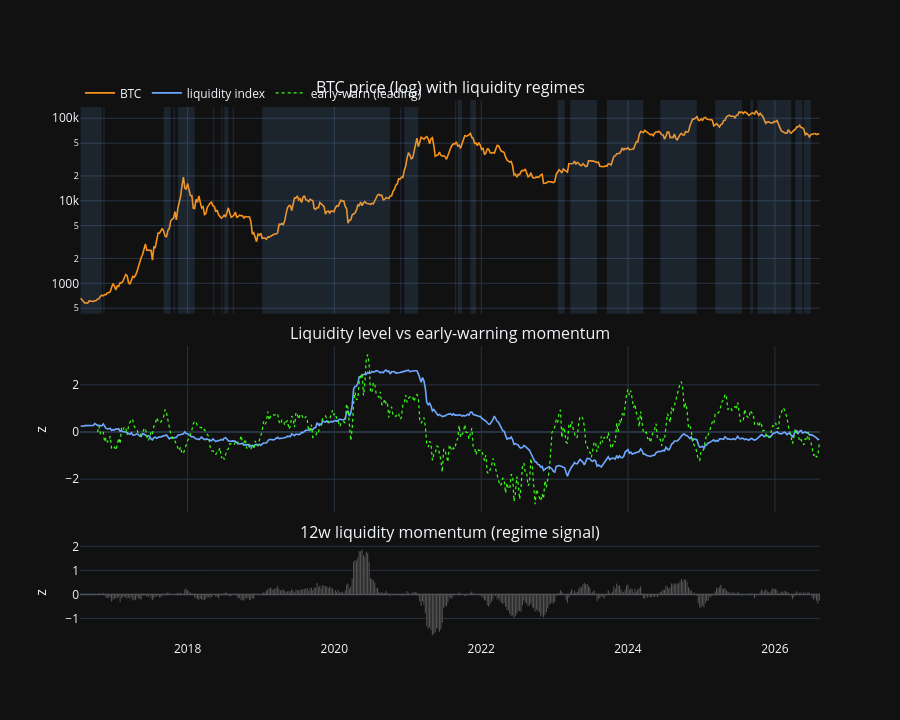

The cell this chart's notebook holds for it:
### Markdown cell above
## 10. Dashboard

Three stacked panels: BTC (log) with expanding-regime shading, the liquidity level
vs the early-warning momentum, and the 12-week liquidity momentum that defines the
regime. Plus a grouped bar of forward BTC log-returns by regime (mean ± IQR).

### Code cell
fig = make_subplots(
    rows=3, cols=1, shared_xaxes=True, vertical_spacing=0.06,
    row_heights=[0.45, 0.35, 0.20],
    subplot_titles=("BTC price (log) with liquidity regimes",
                    "Liquidity level vs early-warning momentum",
                    "12w liquidity momentum (regime signal)"),
)
fig.add_trace(go.Scatter(x=macro["date"], y=np.exp(macro["log_close"]), name="BTC",
                         line=dict(color="#f7931a", width=1.6)), row=1, col=1)
for s, e, r in spans:
    if r == 1:
        fig.add_vrect(x0=s, x1=e, fillcolor="rgba(110,168,255,0.12)",
                      line_width=0, row=1, col=1)
fig.add_trace(go.Scatter(x=macro["date"], y=macro["liq_index"], name="liquidity index",
                         line=dict(color="#6ea8ff", width=1.6)), row=2, col=1)
fig.add_trace(go.Scatter(x=macro["date"], y=macro["early_warn"], name="early-warn (leading)",
                         line=dict(color="#39ff14", width=1.2, dash="dot")), row=2, col=1)
fig.add_trace(go.Bar(x=macro["date"], y=macro["liq_mom"], name="liq momentum (12w)",
                     marker_color="#888", showlegend=False), row=3, col=1)
fig.add_hline(y=0, line_color="gray", line_width=0.5, row=3, col=1)
fig.update_layout(
    template="plotly_dark", height=720,
    legend=dict(orientation="h", y=1.04),
    yaxis_type="log", yaxis2=dict(title="z"), yaxis3=dict(title="z"),
)
fig.show()

### Figure 1 — Plotly figure (JSON) as saved in the notebook; plotly's stock layout.template omitted (floating-point values rounded to 4 significant figures; data arrays with more than 128 entries replaced by an {"elided": "..."} marker saying what was removed)
{"data": [{"line": {"color": "#f7931a", "width": 1.6}, "name": "BTC", "type": "scatter", "x": {"elided": "526 str values"}, "xaxis": "x", "y": {"elided": "526 float values"}, "yaxis": "y"}, {"line": {"color": "#6ea8ff", "width": 1.6}, "name": "liquidity index", "type": "scatter", "x": {"elided": "526 str values"}, "xaxis": "x2", "y": {"elided": "526 float values"}, "yaxis": "y2"}, {"line": {"color": "#39ff14", "dash": "dot", "width": 1.2}, "name": "early-warn (leading)", "type": "scatter", "x": {"elided": "526 str values"}, "xaxis": "x2", "y": {"elided": "526 float values"}, "yaxis": "y2"}, {"marker": {"color": "#888"}, "name": "liq momentum (12w)", "showlegend": false, "type": "bar", "x": {"elided": "526 str values"}, "xaxis": "x3", "y": {"elided": "526 float values"}, "yaxis": "y3"}], "layout": {"annotations": [{"font": {"size": 16}, "showarrow": false, "text": "BTC price (log) with liquidity regimes", "x": 0.5, "xanchor": "center", "xref": "paper", "y": 1, "yanchor": "bottom", "yref": "paper"}, {"font": {"size": 16}, "showarrow": false, "text": "Liquidity level vs early-warning momentum", "x": 0.5, "xanchor": "center", "xref": "paper", "y": 0.544, "yanchor": "bottom", "yref": "paper"}, {"font": {"size": 16}, "showarrow": false, "text": "12w liquidity momentum (regime signal)", "x": 0.5, "xanchor": "center", "xref": "paper", "y": 0.176, "yanchor": "bottom", "yref": "paper"}], "height": 720, "legend": {"orientation": "h", "y": 1.04}, "shapes": [{"fillcolor": "rgba(110,168,255,0.12)", "line": {"width": 0}, "type": "rect", "x0": "2016-07-18", "x1": "2016-10-31", "xref": "x", "y0": 0, "y1": 1, "yref": "y domain"}, {"fillcolor": "rgba(110,168,255,0.12)", "line": {"width": 0}, "type": "rect", "x0": "2016-11-07", "x1": "2016-11-14", "xref": "x", "y0": 0, "y1": 1, "yref": "y domain"}, {"fillcolor": "rgba(110,168,255,0.12)", "line": {"width": 0}, "type": "rect", "x0": "2017-09-04", "x1": "2017-10-09", "xref": "x", "y0": 0, "y1": 1, "yref": "y domain"}, {"fillcolor": "rgba(110,168,255,0.12)", "line": {"width": 0}, "type": "rect", "x0": "2017-10-23", "x1": "2017-10-30", "xref": "x", "y0": 0, "y1": 1, "yref": "y domain"}, {"fillcolor": "rgba(110,168,255,0.12)", "line": {"width": 0}, "type": "rect", "x0": "2017-11-13", "x1": "2018-02-05", "xref": "x", "y0": 0, "y1": 1, "yref": "y domain"}, {"fillcolor": "rgba(110,168,255,0.12)", "line": {"width": 0}, "type": "rect", "x0": "2018-05-07", "x1": "2018-05-14", "xref": "x", "y0": 0, "y1": 1, "yref": "y domain"}, {"fillcolor": "rgba(110,168,255,0.12)", "line": {"width": 0}, "type": "rect", "x0": "2018-06-18", "x1": "2018-06-25", "xref": "x", "y0": 0, "y1": 1, "yref": "y domain"}, {"fillcolor": "rgba(110,168,255,0.12)", "line": {"width": 0}, "type": "rect", "x0": "2018-07-02", "x1": "2018-07-23", "xref": "x", "y0": 0, "y1": 1, "yref": "y domain"}, {"fillcolor": "rgba(110,168,255,0.12)", "line": {"width": 0}, "type": "rect", "x0": "2018-08-13", "x1": "2018-08-20", "xref": "x", "y0": 0, "y1": 1, "yref": "y domain"}, {"fillcolor": "rgba(110,168,255,0.12)", "line": {"width": 0}, "type": "rect", "x0": "2019-01-07", "x1": "2020-10-05", "xref": "x", "y0": 0, "y1": 1, "yref": "y domain"}, {"fillcolor": "rgba(110,168,255,0.12)", "line": {"width": 0}, "type": "rect", "x0": "2020-11-23", "x1": "2020-11-30", "xref": "x", "y0": 0, "y1": 1, "yref": "y domain"}, {"fillcolor": "rgba(110,168,255,0.12)", "line": {"width": 0}, "type": "rect", "x0": "2020-12-14", "x1": "2021-02-22", "xref": "x", "y0": 0, "y1": 1, "yref": "y domain"}, {"fillcolor": "rgba(110,168,255,0.12)", "line": {"width": 0}, "type": "rect", "x0": "2021-08-23", "x1": "2021-08-30", "xref": "x", "y0": 0, "y1": 1, "yref": "y domain"}, {"fillcolor": "rgba(110,168,255,0.12)", "line": {"width": 0}, "type": "rect", "x0": "2021-09-06", "x1": "2021-09-27", "xref": "x", "y0": 0, "y1": 1, "yref": "y domain"}, {"fillcolor": "rgba(110,168,255,0.12)", "line": {"width": 0}, "type": "rect", "x0": "2021-11-08", "x1": "2021-12-06", "xref": "x", "y0": 0, "y1": 1, "yref": "y domain"}, {"fillcolor": "rgba(110,168,255,0.12)", "line": {"width": 0}, "type": "rect", "x0": "2023-01-16", "x1": "2023-02-20", "xref": "x", "y0": 0, "y1": 1, "yref": "y domain"}, {"fillcolor": "rgba(110,168,255,0.12)", "line": {"width": 0}, "type": "rect", "x0": "2023-03-20", "x1": "2023-07-31", "xref": "x", "y0": 0, "y1": 1, "yref": "y domain"}, {"fillcolor": "rgba(110,168,255,0.12)", "line": {"width": 0}, "type": "rect", "x0": "2023-09-18", "x1": "2024-03-18", "xref": "x", "y0": 0, "y1": 1, "yref": "y domain"}, {"fillcolor": "rgba(110,168,255,0.12)", "line": {"width": 0}, "type": "rect", "x0": "2024-06-10", "x1": "2024-12-09", "xref": "x", "y0": 0, "y1": 1, "yref": "y domain"}, {"fillcolor": "rgba(110,168,255,0.12)", "line": {"width": 0}, "type": "rect", "x0": "2025-03-10", "x1": "2025-07-21", "xref": "x", "y0": 0, "y1": 1, "yref": "y domain"}, {"fillcolor": "rgba(110,168,255,0.12)", "line": {"width": 0}, "type": "rect", "x0": "2025-09-01", "x1": "2025-09-15", "xref": "x", "y0": 0, "y1": 1, "yref": "y domain"}, {"fillcolor": "rgba(110,168,255,0.12)", "line": {"width": 0}, "type": "rect", "x0": "2025-10-06", "x1": "2026-03-23", "xref": "x", "y0": 0, "y1": 1, "yref": "y domain"}, {"fillcolor": "rgba(110,168,255,0.12)", "line": {"width": 0}, "type": "rect", "x0": "2026-04-13", "x1": "2026-05-18", "xref": "x", "y0": 0, "y1": 1, "yref": "y domain"}, {"fillcolor": "rgba(110,168,255,0.12)", "line": {"width": 0}, "type": "rect", "x0": "2026-05-25", "x1": "2026-06-29", "xref": "x", "y0": 0, "y1": 1, "yref": "y domain"}, {"line": {"color": "gray", "width": 0.5}, "type": "line", "x0": 0, "x1": 1, "xref": "x3 domain", "y0": 0, "y1": 0, "yref": "y3"}], "xaxis": {"anchor": "y", "domain": [0, 1], "matches": "x3", "showticklabels": false}, "xaxis2": {"anchor": "y2", "domain": [0, 1], "matches": "x3", "showticklabels": false}, "xaxis3": {"anchor": "y3", "domain": [0, 1]}, "yaxis": {"anchor": "x", "domain": [0.604, 1], "type": "log"}, "yaxis2": {"anchor": "x2", "domain": [0.236, 0.544], "title": {"text": "z"}}, "yaxis3": {"anchor": "x3", "domain": [0, 0.176], "title": {"text": "z"}}}}
